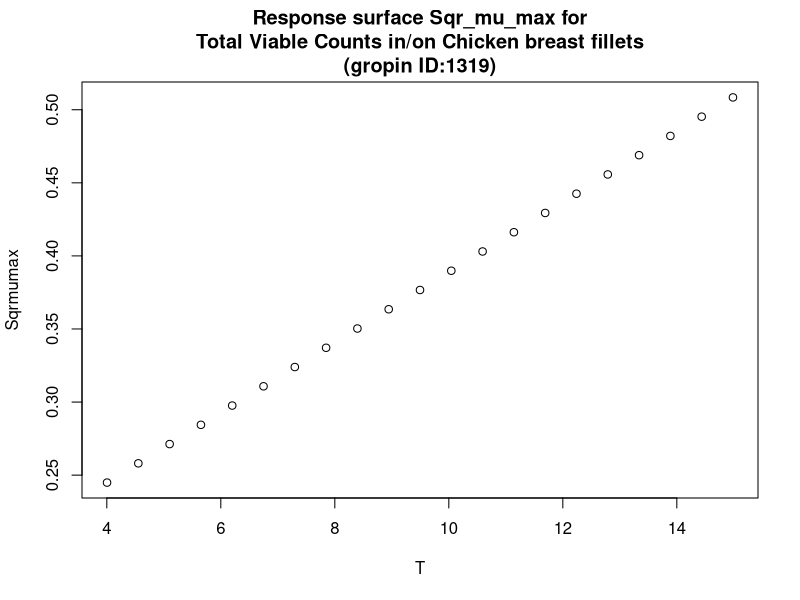

Recreate this plot in R.
#############################
# start of Parameter script
#############################
T <- seq(4.004,14.985014985015,length.out=21)
#############################
# end of Parameter script
#############################
############################# 
# start of Model script Gropin ID 1319 
#############################
 
# constant coefficients for this model
 
variables <- data.frame(T)
argumentsPar <- unique.data.frame(expand.grid(variables))
 
# heart of the model
response_surface <- function(T) {
   mumax <-0.024*(T+6.2)

	return(mumax=mumax)
} 

# output parameters
responseSurface <- cbind(argumentsPar,response_surface(argumentsPar['T']))
colnames(responseSurface) <- c(colnames(argumentsPar),'Sqrmumax')
#############################
# End of Model script
#############################
############################# 
# start of Visualisation script Gropin ID 1319 
#############################
titleText <-'Response surface Sqr_mu_max for
Total Viable Counts in/on Chicken breast fillets
(gropin ID:1319)'
plot(T,responseSurface$'Sqrmumax',xlab='T',
                          ylab='Sqrmumax',main=titleText)
#############################
# End of Visualisation script
#############################
